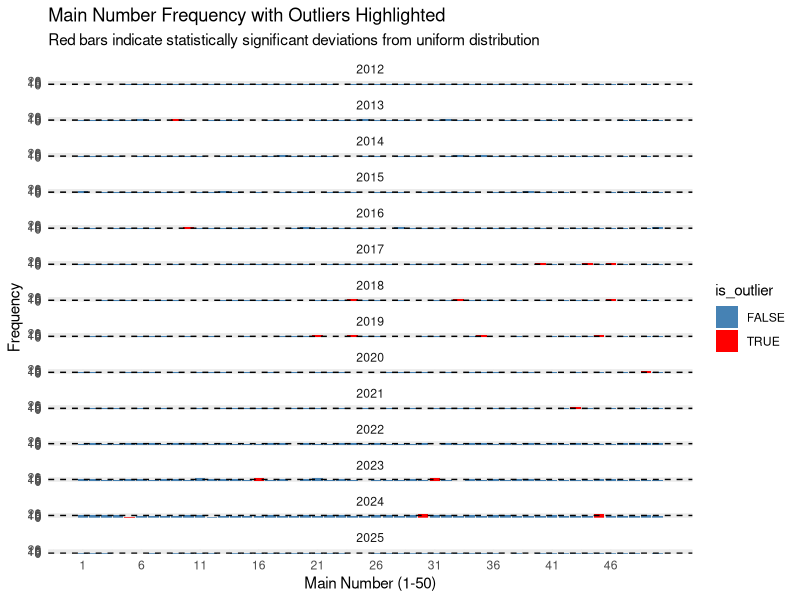
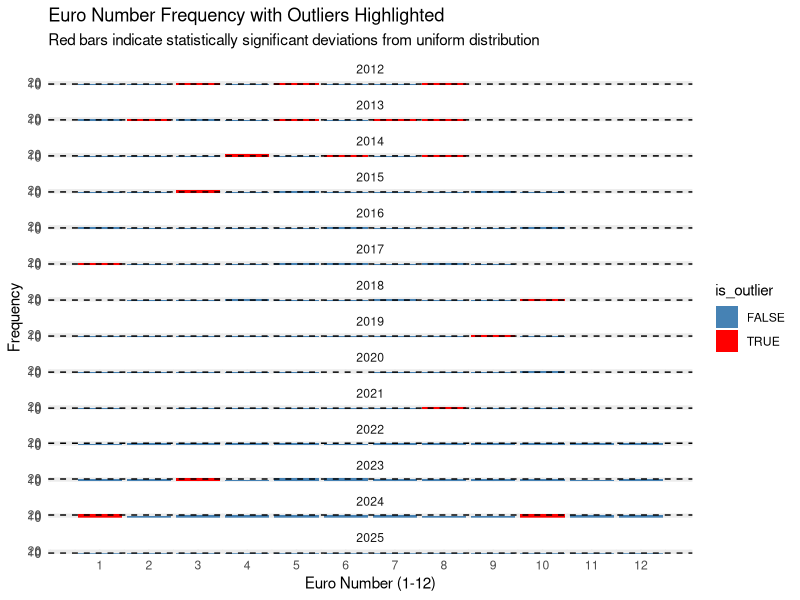
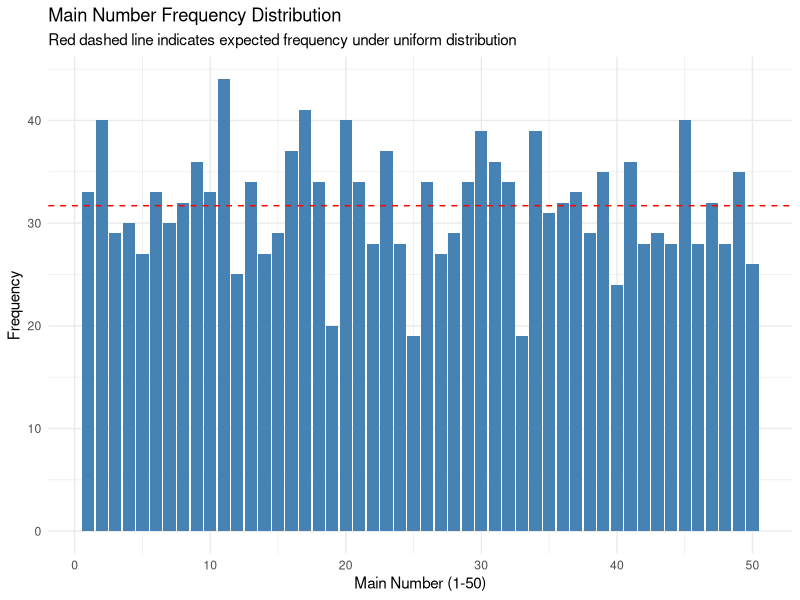
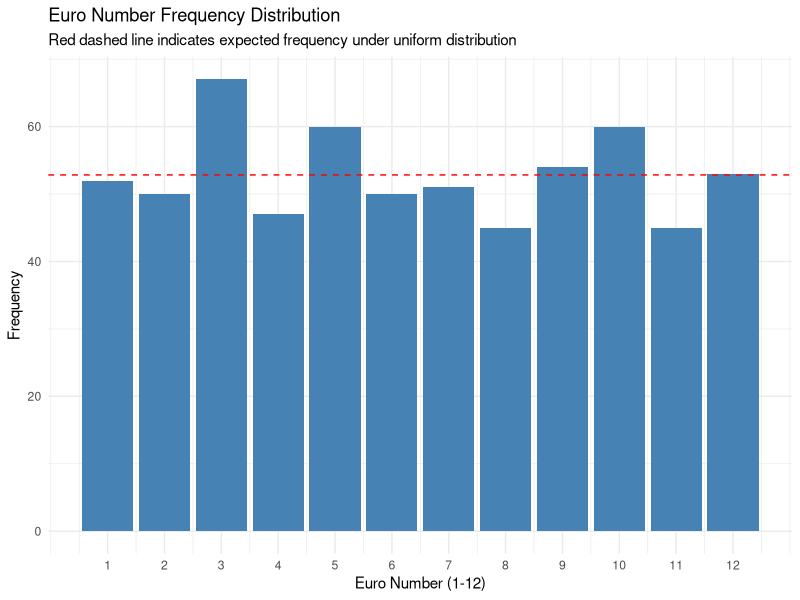

These charts were generated, in order, by the following R code:
## ---- chunk 1
knitr::opts_chunk$set(echo = TRUE, warning = FALSE, message = FALSE)
# Load necessary libraries
library(ggplot2)
library(dplyr)
library(tidyr)
library(patchwork)

# Read the data (assuming this was already done in data-overview.Rmd)
# If you're using this page independently, uncomment and run the data loading code
results <- read.csv("eurojackpot_results.csv", stringsAsFactors = FALSE)


# Convert date format to day, month, year
results$draw_date <- as.Date(results$draw_date)
results$day <- format(results$draw_date, "%d")
results$month <- format(results$draw_date, "%m")
results$year <- format(results$draw_date, "%Y")

# Split main numbers into separate columns
main_numbers_split <- strsplit(gsub("\"", "", results$main_numbers), ",")
main_numbers_matrix <- do.call(rbind, main_numbers_split)
colnames(main_numbers_matrix) <- paste0("main_", 1:5)
results <- cbind(results, main_numbers_matrix)

# Split euro numbers into separate columns
euro_numbers_split <- strsplit(gsub("\"", "", results$euro_numbers), ",")
euro_numbers_matrix <- do.call(rbind, euro_numbers_split)
colnames(euro_numbers_matrix) <- paste0("euro_", 1:2)
results <- cbind(results, euro_numbers_matrix)

# Convert number columns to numeric
for (col in c(paste0("main_", 1:5), paste0("euro_", 1:2))) {
    results[[col]] <- as.numeric(results[[col]])
}
## ---- chunk 2
# Create a function to calculate frequencies
calculate_frequencies <- function(data, number_type, max_number) {
    # Reshape data to long format
    if (number_type == "main") {
        long_data <- data %>%
            select(year, main_1, main_2, main_3, main_4, main_5) %>%
            pivot_longer(
                cols = starts_with("main_"),
                names_to = "position",
                values_to = "number"
            )
    } else {
        long_data <- data %>%
            select(year, euro_1, euro_2) %>%
            pivot_longer(
                cols = starts_with("euro_"),
                names_to = "position",
                values_to = "number"
            )
    }

    # Calculate frequencies by year and number
    freq_data <- long_data %>%
        group_by(year, number) %>%
        summarise(frequency = n(), .groups = "drop") %>%
        # Add missing numbers with zero frequency
        complete(year, number = 1:max_number, fill = list(frequency = 0))

    return(freq_data)
}

# Calculate frequencies
main_freq <- calculate_frequencies(results, "main", 50)
euro_freq <- calculate_frequencies(results, "euro", 12)

# Add outlier detection based on uniform distribution
# For main numbers (1-50)
main_outlier_analysis <- main_freq %>%
    group_by(year) %>%
    mutate(
        # Expected frequency under uniform distribution
        expected = sum(frequency) / 50,
        # Calculate deviation from expected
        deviation = frequency - expected,
        # Calculate z-score (standardized deviation)
        z_score = (frequency - expected) / sqrt(expected * (1 - 1 / 50)),
        # Flag significant outliers (|z| > 1.96 for 95% confidence)
        is_outlier = abs(z_score) > 1.96
    ) %>%
    ungroup()

# For euro numbers (1-12)
euro_outlier_analysis <- euro_freq %>%
    group_by(year) %>%
    mutate(
        # Expected frequency under uniform distribution
        expected = sum(frequency) / 12,
        # Calculate deviation from expected
        deviation = frequency - expected,
        # Calculate z-score (standardized deviation)
        z_score = (frequency - expected) / sqrt(expected * (1 - 1 / 12)),
        # Flag significant outliers (|z| > 1.96 for 95% confidence)
        is_outlier = abs(z_score) > 1.96
    ) %>%
    ungroup()

# Visualize outliers for main numbers
main_outlier_plot <- ggplot(
    main_outlier_analysis,
    aes(x = number, y = frequency, fill = is_outlier)
) +
    geom_bar(stat = "identity") +
    scale_fill_manual(values = c("FALSE" = "steelblue", "TRUE" = "red")) +
    facet_wrap(~year, ncol = 1) +
    scale_x_continuous(breaks = seq(1, 50, by = 5)) +
    geom_hline(aes(yintercept = expected), linetype = "dashed", color = "black") +
    labs(
        title = "Main Number Frequency with Outliers Highlighted",
        subtitle = "Red bars indicate statistically significant deviations from uniform distribution",
        x = "Main Number (1-50)",
        y = "Frequency"
    ) +
    theme_minimal()

# Visualize outliers for euro numbers
euro_outlier_plot <- ggplot(
    euro_outlier_analysis,
    aes(x = number, y = frequency, fill = is_outlier)
) +
    geom_bar(stat = "identity") +
    scale_fill_manual(values = c("FALSE" = "steelblue", "TRUE" = "red")) +
    facet_wrap(~year, ncol = 1) +
    scale_x_continuous(breaks = 1:12) +
    geom_hline(aes(yintercept = expected), linetype = "dashed", color = "black") +
    labs(
        title = "Euro Number Frequency with Outliers Highlighted",
        subtitle = "Red bars indicate statistically significant deviations from uniform distribution",
        x = "Euro Number (1-12)",
        y = "Frequency"
    ) +
    theme_minimal()

# Display outlier plots
main_outlier_plot
euro_outlier_plot

# Summarize outliers in a table
main_outliers_summary <- main_outlier_analysis %>%
    filter(is_outlier) %>%
    arrange(year, desc(abs(z_score))) %>%
    select(year, number, frequency, expected, deviation, z_score)

euro_outliers_summary <- euro_outlier_analysis %>%
    filter(is_outlier) %>%
    arrange(year, desc(abs(z_score))) %>%
    select(year, number, frequency, expected, deviation, z_score)

# Display outlier summaries

if (nrow(main_outliers_summary) > 0) {
    knitr::kable(main_outliers_summary, digits = 2)
} else {
    cat("No statistically significant outliers found in main numbers.\n")
}

if (nrow(euro_outliers_summary) > 0) {
    knitr::kable(euro_outliers_summary, digits = 2)
} else {
    cat("No statistically significant outliers found in euro numbers.\n")
}
## ---- chunk 3
# Analyze the most and least frequently drawn numbers

# Function to create frequency analysis
analyze_number_frequency <- function(data, number_type, max_number) {
    # Create long format data
    if (number_type == "main") {
        long_data <- data %>%
            select(main_1, main_2, main_3, main_4, main_5) %>%
            pivot_longer(
                cols = everything(),
                names_to = "position",
                values_to = "number"
            )
    } else {
        long_data <- data %>%
            select(euro_1, euro_2) %>%
            pivot_longer(
                cols = everything(),
                names_to = "position",
                values_to = "number"
            )
    }

    # Count frequency of each number
    number_freq <- long_data %>%
        count(number) %>%
        rename(frequency = n)

    # Add any missing numbers with zero frequency
    all_numbers <- tibble(number = 1:max_number)
    number_freq <- all_numbers %>%
        left_join(number_freq, by = "number") %>%
        mutate(frequency = ifelse(is.na(frequency), 0, frequency))

    # Calculate statistics
    number_freq <- number_freq %>%
        mutate(
            percentage = frequency / sum(frequency) * 100,
            expected = sum(frequency) / max_number,
            deviation = frequency - expected,
            relative_deviation = deviation / expected * 100
        )

    return(number_freq)
}

# Analyze main numbers (1-50)
main_number_freq <- analyze_number_frequency(results %>% filter(year >= 2022), "main", 50)

# Analyze euro numbers (1-12)
euro_number_freq <- analyze_number_frequency(results %>% filter(year >= 2022), "euro", 12)

# Create plots for frequency analysis
main_freq_plot <- ggplot(main_number_freq, aes(x = number, y = frequency)) +
    geom_bar(stat = "identity", fill = "steelblue") +
    geom_hline(aes(yintercept = expected), linetype = "dashed", color = "red") +
    labs(
        title = "Main Number Frequency Distribution",
        subtitle = "Red dashed line indicates expected frequency under uniform distribution",
        x = "Main Number (1-50)",
        y = "Frequency"
    ) +
    theme_minimal()

euro_freq_plot <- ggplot(euro_number_freq, aes(x = number, y = frequency)) +
    geom_bar(stat = "identity", fill = "steelblue") +
    geom_hline(aes(yintercept = expected), linetype = "dashed", color = "red") +
    labs(
        title = "Euro Number Frequency Distribution",
        subtitle = "Red dashed line indicates expected frequency under uniform distribution",
        x = "Euro Number (1-12)",
        y = "Frequency"
    ) +
    theme_minimal() +
    scale_x_continuous(breaks = 1:12)

# Display the plots
main_freq_plot
euro_freq_plot

# Find top and bottom 5 numbers
top_main_numbers <- main_number_freq %>%
    arrange(desc(frequency)) %>%
    head(5)

bottom_main_numbers <- main_number_freq %>%
    arrange(frequency) %>%
    head(5)

top_euro_numbers <- euro_number_freq %>%
    arrange(desc(frequency)) %>%
    head(5)

bottom_euro_numbers <- euro_number_freq %>%
    arrange(frequency) %>%
    head(5)

# Display summary tables

knitr::kable(top_main_numbers, digits = 2)


knitr::kable(bottom_main_numbers, digits = 2)


knitr::kable(top_euro_numbers, digits = 2)

knitr::kable(bottom_euro_numbers, digits = 2)
